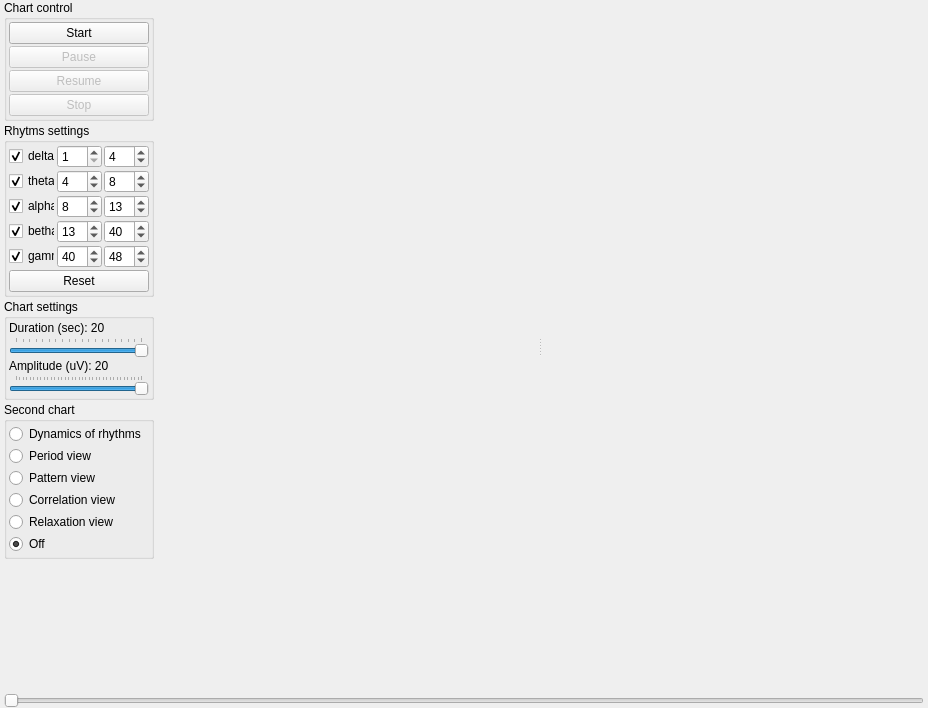
<?xml version="1.0" encoding="UTF-8"?>
<ui version="4.0">
 <class>RhytmWindow</class>
 <widget class="QWidget" name="RhytmWindow">
  <property name="geometry">
   <rect>
    <x>0</x>
    <y>0</y>
    <width>928</width>
    <height>708</height>
   </rect>
  </property>
  <property name="windowTitle">
   <string>Rhytms view</string>
  </property>
  <layout class="QGridLayout" name="gridLayout_2">
   <property name="leftMargin">
    <number>4</number>
   </property>
   <property name="topMargin">
    <number>0</number>
   </property>
   <property name="rightMargin">
    <number>4</number>
   </property>
   <property name="bottomMargin">
    <number>0</number>
   </property>
   <property name="spacing">
    <number>1</number>
   </property>
   <item row="0" column="0">
    <widget class="QWidget" name="WidgetControl" native="true">
     <property name="minimumSize">
      <size>
       <width>150</width>
       <height>0</height>
      </size>
     </property>
     <property name="maximumSize">
      <size>
       <width>150</width>
       <height>16777215</height>
      </size>
     </property>
     <layout class="QVBoxLayout" name="verticalLayout">
      <property name="spacing">
       <number>2</number>
      </property>
      <property name="leftMargin">
       <number>0</number>
      </property>
      <property name="topMargin">
       <number>0</number>
      </property>
      <property name="rightMargin">
       <number>0</number>
      </property>
      <property name="bottomMargin">
       <number>0</number>
      </property>
      <item>
       <widget class="QGroupBox" name="groupBox_3">
        <property name="title">
         <string>Chart control</string>
        </property>
        <layout class="QVBoxLayout" name="verticalLayout_2">
         <property name="spacing">
          <number>2</number>
         </property>
         <property name="leftMargin">
          <number>2</number>
         </property>
         <property name="topMargin">
          <number>2</number>
         </property>
         <property name="rightMargin">
          <number>2</number>
         </property>
         <property name="bottomMargin">
          <number>2</number>
         </property>
         <item>
          <widget class="QPushButton" name="ButtonStart">
           <property name="text">
            <string>Start</string>
           </property>
          </widget>
         </item>
         <item>
          <widget class="QPushButton" name="ButtonPause">
           <property name="enabled">
            <bool>false</bool>
           </property>
           <property name="text">
            <string>Pause</string>
           </property>
          </widget>
         </item>
         <item>
          <widget class="QPushButton" name="ButtonResume">
           <property name="enabled">
            <bool>false</bool>
           </property>
           <property name="text">
            <string>Resume</string>
           </property>
          </widget>
         </item>
         <item>
          <widget class="QPushButton" name="ButtonStop">
           <property name="enabled">
            <bool>false</bool>
           </property>
           <property name="text">
            <string>Stop</string>
           </property>
          </widget>
         </item>
        </layout>
       </widget>
      </item>
      <item>
       <widget class="QGroupBox" name="groupBox">
        <property name="title">
         <string>Rhytms settings</string>
        </property>
        <layout class="QGridLayout" name="gridLayout">
         <property name="leftMargin">
          <number>2</number>
         </property>
         <property name="topMargin">
          <number>2</number>
         </property>
         <property name="rightMargin">
          <number>2</number>
         </property>
         <property name="bottomMargin">
          <number>2</number>
         </property>
         <property name="spacing">
          <number>2</number>
         </property>
         <item row="1" column="2">
          <widget class="QSpinBox" name="SpinBox2_2">
           <property name="minimum">
            <number>1</number>
           </property>
           <property name="maximum">
            <number>100</number>
           </property>
           <property name="value">
            <number>8</number>
           </property>
          </widget>
         </item>
         <item row="2" column="2">
          <widget class="QSpinBox" name="SpinBox3_2">
           <property name="minimum">
            <number>1</number>
           </property>
           <property name="maximum">
            <number>100</number>
           </property>
           <property name="value">
            <number>13</number>
           </property>
          </widget>
         </item>
         <item row="3" column="1">
          <widget class="QSpinBox" name="SpinBox4_1">
           <property name="minimum">
            <number>1</number>
           </property>
           <property name="maximum">
            <number>100</number>
           </property>
           <property name="value">
            <number>13</number>
           </property>
          </widget>
         </item>
         <item row="4" column="0">
          <widget class="QCheckBox" name="CheckBox5">
           <property name="text">
            <string>gamma</string>
           </property>
           <property name="checked">
            <bool>true</bool>
           </property>
          </widget>
         </item>
         <item row="0" column="2">
          <widget class="QSpinBox" name="SpinBox1_2">
           <property name="minimum">
            <number>1</number>
           </property>
           <property name="maximum">
            <number>100</number>
           </property>
           <property name="value">
            <number>4</number>
           </property>
          </widget>
         </item>
         <item row="1" column="0">
          <widget class="QCheckBox" name="CheckBox2">
           <property name="text">
            <string>theta</string>
           </property>
           <property name="checked">
            <bool>true</bool>
           </property>
          </widget>
         </item>
         <item row="3" column="0">
          <widget class="QCheckBox" name="CheckBox4">
           <property name="text">
            <string>betha</string>
           </property>
           <property name="checked">
            <bool>true</bool>
           </property>
          </widget>
         </item>
         <item row="2" column="0">
          <widget class="QCheckBox" name="CheckBox3">
           <property name="text">
            <string>alpha</string>
           </property>
           <property name="checked">
            <bool>true</bool>
           </property>
          </widget>
         </item>
         <item row="4" column="1">
          <widget class="QSpinBox" name="SpinBox5_1">
           <property name="minimum">
            <number>1</number>
           </property>
           <property name="maximum">
            <number>100</number>
           </property>
           <property name="value">
            <number>40</number>
           </property>
          </widget>
         </item>
         <item row="4" column="2">
          <widget class="QSpinBox" name="SpinBox5_2">
           <property name="minimum">
            <number>1</number>
           </property>
           <property name="maximum">
            <number>100</number>
           </property>
           <property name="value">
            <number>48</number>
           </property>
          </widget>
         </item>
         <item row="2" column="1">
          <widget class="QSpinBox" name="SpinBox3_1">
           <property name="minimum">
            <number>1</number>
           </property>
           <property name="maximum">
            <number>100</number>
           </property>
           <property name="value">
            <number>8</number>
           </property>
          </widget>
         </item>
         <item row="5" column="0" colspan="3">
          <widget class="QPushButton" name="ButtonReset">
           <property name="text">
            <string>Reset</string>
           </property>
          </widget>
         </item>
         <item row="3" column="2">
          <widget class="QSpinBox" name="SpinBox4_2">
           <property name="minimum">
            <number>1</number>
           </property>
           <property name="maximum">
            <number>100</number>
           </property>
           <property name="value">
            <number>40</number>
           </property>
          </widget>
         </item>
         <item row="1" column="1">
          <widget class="QSpinBox" name="SpinBox2_1">
           <property name="minimum">
            <number>1</number>
           </property>
           <property name="maximum">
            <number>100</number>
           </property>
           <property name="value">
            <number>4</number>
           </property>
          </widget>
         </item>
         <item row="0" column="1">
          <widget class="QSpinBox" name="SpinBox1_1">
           <property name="minimum">
            <number>1</number>
           </property>
           <property name="maximum">
            <number>48</number>
           </property>
          </widget>
         </item>
         <item row="0" column="0">
          <widget class="QCheckBox" name="CheckBox1">
           <property name="text">
            <string>delta</string>
           </property>
           <property name="checked">
            <bool>true</bool>
           </property>
          </widget>
         </item>
        </layout>
       </widget>
      </item>
      <item>
       <widget class="QGroupBox" name="groupBox_2">
        <property name="title">
         <string>Chart settings</string>
        </property>
        <layout class="QVBoxLayout" name="LayoutChartSettings">
         <property name="spacing">
          <number>2</number>
         </property>
         <property name="leftMargin">
          <number>2</number>
         </property>
         <property name="topMargin">
          <number>2</number>
         </property>
         <property name="rightMargin">
          <number>2</number>
         </property>
         <property name="bottomMargin">
          <number>2</number>
         </property>
         <item>
          <widget class="QLabel" name="LabelDuration">
           <property name="text">
            <string>Duration (sec): 20</string>
           </property>
          </widget>
         </item>
         <item>
          <widget class="QSlider" name="SliderDuration">
           <property name="minimum">
            <number>1</number>
           </property>
           <property name="maximum">
            <number>20</number>
           </property>
           <property name="pageStep">
            <number>1</number>
           </property>
           <property name="value">
            <number>20</number>
           </property>
           <property name="sliderPosition">
            <number>20</number>
           </property>
           <property name="orientation">
            <enum>Qt::Horizontal</enum>
           </property>
           <property name="tickPosition">
            <enum>QSlider::TicksAbove</enum>
           </property>
           <property name="tickInterval">
            <number>1</number>
           </property>
          </widget>
         </item>
         <item>
          <widget class="QLabel" name="LabelAmplitude">
           <property name="text">
            <string>Amplitude (uV): 20</string>
           </property>
          </widget>
         </item>
         <item>
          <widget class="QSlider" name="SliderAmplitude">
           <property name="minimum">
            <number>20</number>
           </property>
           <property name="maximum">
            <number>200</number>
           </property>
           <property name="singleStep">
            <number>1</number>
           </property>
           <property name="pageStep">
            <number>1</number>
           </property>
           <property name="value">
            <number>200</number>
           </property>
           <property name="orientation">
            <enum>Qt::Horizontal</enum>
           </property>
           <property name="invertedAppearance">
            <bool>false</bool>
           </property>
           <property name="invertedControls">
            <bool>false</bool>
           </property>
           <property name="tickPosition">
            <enum>QSlider::TicksAbove</enum>
           </property>
           <property name="tickInterval">
            <number>5</number>
           </property>
          </widget>
         </item>
        </layout>
       </widget>
      </item>
      <item>
       <widget class="QGroupBox" name="groupBox_4">
        <property name="title">
         <string>Second chart</string>
        </property>
        <layout class="QVBoxLayout" name="verticalLayout_3">
         <property name="spacing">
          <number>2</number>
         </property>
         <property name="leftMargin">
          <number>2</number>
         </property>
         <property name="topMargin">
          <number>2</number>
         </property>
         <property name="rightMargin">
          <number>2</number>
         </property>
         <property name="bottomMargin">
          <number>2</number>
         </property>
         <item>
          <widget class="QRadioButton" name="radioButton_1">
           <property name="text">
            <string>Dynamics of rhythms</string>
           </property>
           <property name="autoRepeat">
            <bool>false</bool>
           </property>
          </widget>
         </item>
         <item>
          <widget class="QRadioButton" name="radioButton_2">
           <property name="text">
            <string>Period view</string>
           </property>
           <property name="autoRepeat">
            <bool>false</bool>
           </property>
          </widget>
         </item>
         <item>
          <widget class="QRadioButton" name="radioButton_3">
           <property name="text">
            <string>Pattern view</string>
           </property>
           <property name="autoRepeat">
            <bool>false</bool>
           </property>
          </widget>
         </item>
         <item>
          <widget class="QRadioButton" name="radioButton_4">
           <property name="text">
            <string>Correlation view</string>
           </property>
           <property name="autoRepeat">
            <bool>false</bool>
           </property>
          </widget>
         </item>
         <item>
          <widget class="QRadioButton" name="radioButton_5">
           <property name="text">
            <string>Relaxation view</string>
           </property>
          </widget>
         </item>
         <item>
          <widget class="QRadioButton" name="radioButton_off">
           <property name="text">
            <string>Off</string>
           </property>
           <property name="checked">
            <bool>true</bool>
           </property>
           <property name="autoRepeat">
            <bool>false</bool>
           </property>
          </widget>
         </item>
        </layout>
       </widget>
      </item>
      <item>
       <spacer name="verticalSpacer">
        <property name="orientation">
         <enum>Qt::Vertical</enum>
        </property>
        <property name="sizeHint" stdset="0">
         <size>
          <width>20</width>
          <height>40</height>
         </size>
        </property>
       </spacer>
      </item>
     </layout>
    </widget>
   </item>
   <item row="1" column="0" colspan="2">
    <widget class="QSlider" name="SliderChart">
     <property name="enabled">
      <bool>true</bool>
     </property>
     <property name="minimum">
      <number>1000</number>
     </property>
     <property name="maximum">
      <number>10000</number>
     </property>
     <property name="singleStep">
      <number>25</number>
     </property>
     <property name="pageStep">
      <number>250</number>
     </property>
     <property name="value">
      <number>1000</number>
     </property>
     <property name="sliderPosition">
      <number>1000</number>
     </property>
     <property name="orientation">
      <enum>Qt::Horizontal</enum>
     </property>
    </widget>
   </item>
   <item row="0" column="1">
    <widget class="QSplitter" name="splitter">
     <property name="toolTipDuration">
      <number>-1</number>
     </property>
     <property name="autoFillBackground">
      <bool>false</bool>
     </property>
     <property name="frameShape">
      <enum>QFrame::NoFrame</enum>
     </property>
     <property name="frameShadow">
      <enum>QFrame::Plain</enum>
     </property>
     <property name="lineWidth">
      <number>0</number>
     </property>
     <property name="midLineWidth">
      <number>0</number>
     </property>
     <property name="orientation">
      <enum>Qt::Horizontal</enum>
     </property>
     <property name="handleWidth">
      <number>3</number>
     </property>
     <widget class="QWidget" name="WidgetCharts" native="true">
      <property name="minimumSize">
       <size>
        <width>0</width>
        <height>0</height>
       </size>
      </property>
      <layout class="QVBoxLayout" name="LayoutCharts">
       <property name="spacing">
        <number>0</number>
       </property>
       <property name="leftMargin">
        <number>0</number>
       </property>
       <property name="topMargin">
        <number>0</number>
       </property>
       <property name="rightMargin">
        <number>0</number>
       </property>
       <property name="bottomMargin">
        <number>0</number>
       </property>
      </layout>
     </widget>
     <widget class="QWidget" name="WidgetChartsAnalyse" native="true">
      <property name="minimumSize">
       <size>
        <width>0</width>
        <height>0</height>
       </size>
      </property>
      <property name="maximumSize">
       <size>
        <width>16777215</width>
        <height>16777215</height>
       </size>
      </property>
      <layout class="QVBoxLayout" name="LayoutChartsAnalyse">
       <property name="spacing">
        <number>0</number>
       </property>
       <property name="leftMargin">
        <number>0</number>
       </property>
       <property name="topMargin">
        <number>0</number>
       </property>
       <property name="rightMargin">
        <number>0</number>
       </property>
       <property name="bottomMargin">
        <number>0</number>
       </property>
      </layout>
     </widget>
    </widget>
   </item>
  </layout>
 </widget>
 <resources/>
 <connections>
  <connection>
   <sender>SliderDuration</sender>
   <signal>valueChanged(int)</signal>
   <receiver>RhytmWindow</receiver>
   <slot>_chart_redraw_request()</slot>
   <hints>
    <hint type="sourcelabel">
     <x>146</x>
     <y>357</y>
    </hint>
    <hint type="destinationlabel">
     <x>180</x>
     <y>344</y>
    </hint>
   </hints>
  </connection>
  <connection>
   <sender>SliderAmplitude</sender>
   <signal>valueChanged(int)</signal>
   <receiver>RhytmWindow</receiver>
   <slot>_chart_redraw_request()</slot>
   <hints>
    <hint type="sourcelabel">
     <x>139</x>
     <y>404</y>
    </hint>
    <hint type="destinationlabel">
     <x>235</x>
     <y>389</y>
    </hint>
   </hints>
  </connection>
  <connection>
   <sender>CheckBox1</sender>
   <signal>stateChanged(int)</signal>
   <receiver>RhytmWindow</receiver>
   <slot>_rhytms_param_cnd()</slot>
   <hints>
    <hint type="sourcelabel">
     <x>51</x>
     <y>165</y>
    </hint>
    <hint type="destinationlabel">
     <x>255</x>
     <y>155</y>
    </hint>
   </hints>
  </connection>
  <connection>
   <sender>CheckBox2</sender>
   <signal>stateChanged(int)</signal>
   <receiver>RhytmWindow</receiver>
   <slot>_rhytms_param_cnd()</slot>
   <hints>
    <hint type="sourcelabel">
     <x>58</x>
     <y>189</y>
    </hint>
    <hint type="destinationlabel">
     <x>254</x>
     <y>179</y>
    </hint>
   </hints>
  </connection>
  <connection>
   <sender>CheckBox3</sender>
   <signal>stateChanged(int)</signal>
   <receiver>RhytmWindow</receiver>
   <slot>_rhytms_param_cnd()</slot>
   <hints>
    <hint type="sourcelabel">
     <x>58</x>
     <y>213</y>
    </hint>
    <hint type="destinationlabel">
     <x>232</x>
     <y>83</y>
    </hint>
   </hints>
  </connection>
  <connection>
   <sender>CheckBox4</sender>
   <signal>stateChanged(int)</signal>
   <receiver>RhytmWindow</receiver>
   <slot>_rhytms_param_cnd()</slot>
   <hints>
    <hint type="sourcelabel">
     <x>58</x>
     <y>237</y>
    </hint>
    <hint type="destinationlabel">
     <x>230</x>
     <y>107</y>
    </hint>
   </hints>
  </connection>
  <connection>
   <sender>CheckBox5</sender>
   <signal>stateChanged(int)</signal>
   <receiver>RhytmWindow</receiver>
   <slot>_rhytms_param_cnd()</slot>
   <hints>
    <hint type="sourcelabel">
     <x>58</x>
     <y>261</y>
    </hint>
    <hint type="destinationlabel">
     <x>235</x>
     <y>129</y>
    </hint>
   </hints>
  </connection>
  <connection>
   <sender>SpinBox1_1</sender>
   <signal>valueChanged(int)</signal>
   <receiver>RhytmWindow</receiver>
   <slot>_rhytms_param_cnd()</slot>
   <hints>
    <hint type="sourcelabel">
     <x>109</x>
     <y>166</y>
    </hint>
    <hint type="destinationlabel">
     <x>400</x>
     <y>34</y>
    </hint>
   </hints>
  </connection>
  <connection>
   <sender>SpinBox1_2</sender>
   <signal>valueChanged(int)</signal>
   <receiver>RhytmWindow</receiver>
   <slot>_rhytms_param_cnd()</slot>
   <hints>
    <hint type="sourcelabel">
     <x>150</x>
     <y>166</y>
    </hint>
    <hint type="destinationlabel">
     <x>528</x>
     <y>34</y>
    </hint>
   </hints>
  </connection>
  <connection>
   <sender>SpinBox2_1</sender>
   <signal>valueChanged(int)</signal>
   <receiver>RhytmWindow</receiver>
   <slot>_rhytms_param_cnd()</slot>
   <hints>
    <hint type="sourcelabel">
     <x>109</x>
     <y>190</y>
    </hint>
    <hint type="destinationlabel">
     <x>388</x>
     <y>59</y>
    </hint>
   </hints>
  </connection>
  <connection>
   <sender>SpinBox2_2</sender>
   <signal>valueChanged(int)</signal>
   <receiver>RhytmWindow</receiver>
   <slot>_rhytms_param_cnd()</slot>
   <hints>
    <hint type="sourcelabel">
     <x>150</x>
     <y>190</y>
    </hint>
    <hint type="destinationlabel">
     <x>522</x>
     <y>60</y>
    </hint>
   </hints>
  </connection>
  <connection>
   <sender>SpinBox3_1</sender>
   <signal>valueChanged(int)</signal>
   <receiver>RhytmWindow</receiver>
   <slot>_rhytms_param_cnd()</slot>
   <hints>
    <hint type="sourcelabel">
     <x>109</x>
     <y>214</y>
    </hint>
    <hint type="destinationlabel">
     <x>379</x>
     <y>82</y>
    </hint>
   </hints>
  </connection>
  <connection>
   <sender>SpinBox3_2</sender>
   <signal>valueChanged(int)</signal>
   <receiver>RhytmWindow</receiver>
   <slot>_rhytms_param_cnd()</slot>
   <hints>
    <hint type="sourcelabel">
     <x>150</x>
     <y>214</y>
    </hint>
    <hint type="destinationlabel">
     <x>517</x>
     <y>83</y>
    </hint>
   </hints>
  </connection>
  <connection>
   <sender>SpinBox4_1</sender>
   <signal>valueChanged(int)</signal>
   <receiver>RhytmWindow</receiver>
   <slot>_rhytms_param_cnd()</slot>
   <hints>
    <hint type="sourcelabel">
     <x>109</x>
     <y>238</y>
    </hint>
    <hint type="destinationlabel">
     <x>373</x>
     <y>107</y>
    </hint>
   </hints>
  </connection>
  <connection>
   <sender>SpinBox4_2</sender>
   <signal>valueChanged(int)</signal>
   <receiver>RhytmWindow</receiver>
   <slot>_rhytms_param_cnd()</slot>
   <hints>
    <hint type="sourcelabel">
     <x>150</x>
     <y>238</y>
    </hint>
    <hint type="destinationlabel">
     <x>511</x>
     <y>107</y>
    </hint>
   </hints>
  </connection>
  <connection>
   <sender>SpinBox5_1</sender>
   <signal>valueChanged(int)</signal>
   <receiver>RhytmWindow</receiver>
   <slot>_rhytms_param_cnd()</slot>
   <hints>
    <hint type="sourcelabel">
     <x>109</x>
     <y>262</y>
    </hint>
    <hint type="destinationlabel">
     <x>369</x>
     <y>131</y>
    </hint>
   </hints>
  </connection>
  <connection>
   <sender>SpinBox5_2</sender>
   <signal>valueChanged(int)</signal>
   <receiver>RhytmWindow</receiver>
   <slot>_rhytms_param_cnd()</slot>
   <hints>
    <hint type="sourcelabel">
     <x>150</x>
     <y>262</y>
    </hint>
    <hint type="destinationlabel">
     <x>520</x>
     <y>132</y>
    </hint>
   </hints>
  </connection>
  <connection>
   <sender>ButtonReset</sender>
   <signal>clicked()</signal>
   <receiver>RhytmWindow</receiver>
   <slot>_reset()</slot>
   <hints>
    <hint type="sourcelabel">
     <x>92</x>
     <y>288</y>
    </hint>
    <hint type="destinationlabel">
     <x>276</x>
     <y>277</y>
    </hint>
   </hints>
  </connection>
  <connection>
   <sender>ButtonPause</sender>
   <signal>clicked()</signal>
   <receiver>RhytmWindow</receiver>
   <slot>_pause()</slot>
   <hints>
    <hint type="sourcelabel">
     <x>137</x>
     <y>68</y>
    </hint>
    <hint type="destinationlabel">
     <x>239</x>
     <y>57</y>
    </hint>
   </hints>
  </connection>
  <connection>
   <sender>ButtonResume</sender>
   <signal>clicked()</signal>
   <receiver>RhytmWindow</receiver>
   <slot>_resume()</slot>
   <hints>
    <hint type="sourcelabel">
     <x>88</x>
     <y>94</y>
    </hint>
    <hint type="destinationlabel">
     <x>308</x>
     <y>83</y>
    </hint>
   </hints>
  </connection>
  <connection>
   <sender>SliderChart</sender>
   <signal>valueChanged(int)</signal>
   <receiver>RhytmWindow</receiver>
   <slot>_slider_value_cnd()</slot>
   <hints>
    <hint type="sourcelabel">
     <x>315</x>
     <y>707</y>
    </hint>
    <hint type="destinationlabel">
     <x>365</x>
     <y>609</y>
    </hint>
   </hints>
  </connection>
  <connection>
   <sender>ButtonStart</sender>
   <signal>clicked()</signal>
   <receiver>RhytmWindow</receiver>
   <slot>_start()</slot>
   <hints>
    <hint type="sourcelabel">
     <x>51</x>
     <y>34</y>
    </hint>
    <hint type="destinationlabel">
     <x>451</x>
     <y>32</y>
    </hint>
   </hints>
  </connection>
  <connection>
   <sender>ButtonStop</sender>
   <signal>clicked()</signal>
   <receiver>RhytmWindow</receiver>
   <slot>_stop()</slot>
   <hints>
    <hint type="sourcelabel">
     <x>58</x>
     <y>119</y>
    </hint>
    <hint type="destinationlabel">
     <x>275</x>
     <y>110</y>
    </hint>
   </hints>
  </connection>
  <connection>
   <sender>radioButton_1</sender>
   <signal>clicked()</signal>
   <receiver>RhytmWindow</receiver>
   <slot>_rhytms_on()</slot>
   <hints>
    <hint type="sourcelabel">
     <x>71</x>
     <y>438</y>
    </hint>
    <hint type="destinationlabel">
     <x>233</x>
     <y>439</y>
    </hint>
   </hints>
  </connection>
  <connection>
   <sender>radioButton_2</sender>
   <signal>clicked()</signal>
   <receiver>RhytmWindow</receiver>
   <slot>_period_on()</slot>
   <hints>
    <hint type="sourcelabel">
     <x>42</x>
     <y>455</y>
    </hint>
    <hint type="destinationlabel">
     <x>300</x>
     <y>461</y>
    </hint>
   </hints>
  </connection>
  <connection>
   <sender>radioButton_3</sender>
   <signal>clicked()</signal>
   <receiver>RhytmWindow</receiver>
   <slot>_pattern_on()</slot>
   <hints>
    <hint type="sourcelabel">
     <x>98</x>
     <y>486</y>
    </hint>
    <hint type="destinationlabel">
     <x>211</x>
     <y>484</y>
    </hint>
   </hints>
  </connection>
  <connection>
   <sender>radioButton_4</sender>
   <signal>clicked()</signal>
   <receiver>RhytmWindow</receiver>
   <slot>_corellation_on()</slot>
   <hints>
    <hint type="sourcelabel">
     <x>115</x>
     <y>506</y>
    </hint>
    <hint type="destinationlabel">
     <x>299</x>
     <y>505</y>
    </hint>
   </hints>
  </connection>
  <connection>
   <sender>radioButton_off</sender>
   <signal>clicked()</signal>
   <receiver>RhytmWindow</receiver>
   <slot>_off()</slot>
   <hints>
    <hint type="sourcelabel">
     <x>73</x>
     <y>548</y>
    </hint>
    <hint type="destinationlabel">
     <x>252</x>
     <y>550</y>
    </hint>
   </hints>
  </connection>
  <connection>
   <sender>radioButton_5</sender>
   <signal>clicked()</signal>
   <receiver>RhytmWindow</receiver>
   <slot>_relax_on()</slot>
   <hints>
    <hint type="sourcelabel">
     <x>92</x>
     <y>521</y>
    </hint>
    <hint type="destinationlabel">
     <x>230</x>
     <y>527</y>
    </hint>
   </hints>
  </connection>
 </connections>
 <slots>
  <slot>_chart_redraw_request()</slot>
  <slot>_rhytms_param_cnd()</slot>
  <slot>_reset()</slot>
  <slot>_pause()</slot>
  <slot>_resume()</slot>
  <slot>_slider_value_cnd()</slot>
  <slot>_start()</slot>
  <slot>_stop()</slot>
  <slot>_rhytms_on()</slot>
  <slot>_period_on()</slot>
  <slot>_corellation_on()</slot>
  <slot>_pattern_on()</slot>
  <slot>_off()</slot>
  <slot>_relax_on()</slot>
 </slots>
</ui>
